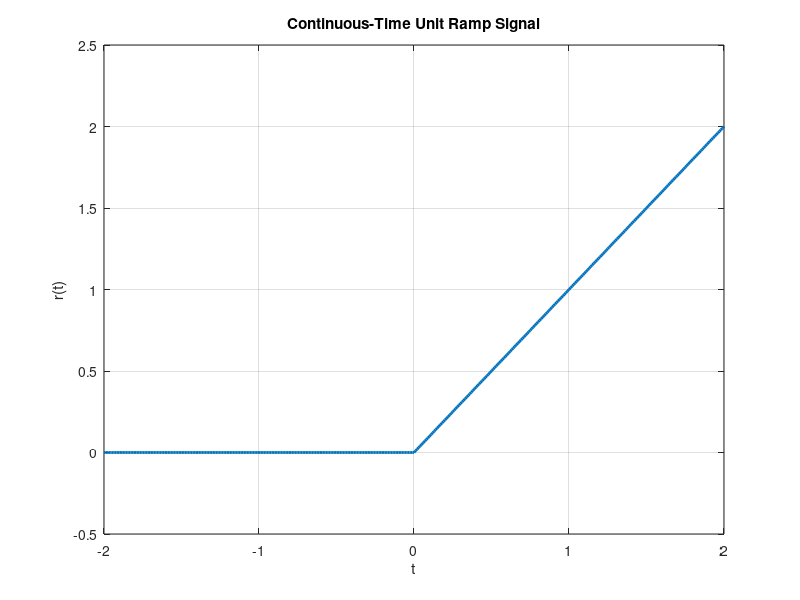

The MATLAB source for this figure:
t = -2:0.01:2; 
ramp = t .* (t >= 0); 
plot(t, ramp, 'LineWidth', 2);
xlabel('t');
ylabel('r(t)');
title('Continuous-Time Unit Ramp Signal');
grid on;
axis([-2 2 -0.5 2.5]);